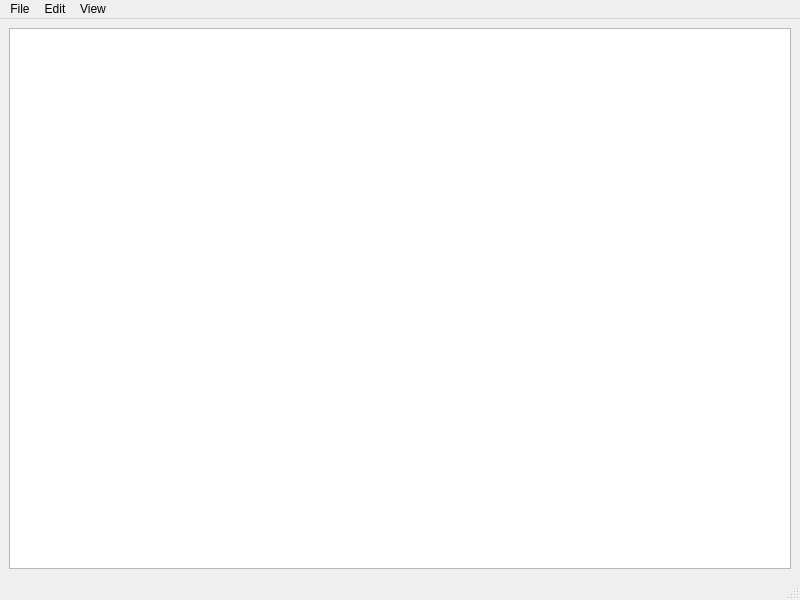
<?xml version="1.0" encoding="UTF-8"?>
<ui version="4.0">
 <class>MainWindow</class>
 <widget class="QMainWindow" name="MainWindow">
  <property name="geometry">
   <rect>
    <x>0</x>
    <y>0</y>
    <width>800</width>
    <height>600</height>
   </rect>
  </property>
  <property name="windowTitle">
   <string>MainWindow</string>
  </property>
  <widget class="QWidget" name="centralwidget">
   <layout class="QGridLayout" name="gridLayout">
    <item row="0" column="0">
     <widget class="QTextEdit" name="textEdit"/>
    </item>
   </layout>
  </widget>
  <widget class="QMenuBar" name="menubar">
   <property name="geometry">
    <rect>
     <x>0</x>
     <y>0</y>
     <width>800</width>
     <height>26</height>
    </rect>
   </property>
   <widget class="QMenu" name="menuFile">
    <property name="title">
     <string>File</string>
    </property>
    <addaction name="actionNew"/>
    <addaction name="actionOpen"/>
    <addaction name="separator"/>
    <addaction name="actionSave"/>
    <addaction name="actionSave_As"/>
   </widget>
   <widget class="QMenu" name="menuEdit">
    <property name="title">
     <string>Edit</string>
    </property>
    <addaction name="actionUndo"/>
    <addaction name="actionRedo"/>
    <addaction name="separator"/>
    <addaction name="actionCopy"/>
    <addaction name="actionCUt"/>
    <addaction name="actionPaste"/>
   </widget>
   <widget class="QMenu" name="menuView">
    <property name="title">
     <string>View</string>
    </property>
    <addaction name="actionDark_Mode"/>
    <addaction name="actionLight_Mode"/>
    <addaction name="separator"/>
    <addaction name="actionChange_FontSize"/>
   </widget>
   <addaction name="menuFile"/>
   <addaction name="menuEdit"/>
   <addaction name="menuView"/>
  </widget>
  <widget class="QStatusBar" name="statusbar"/>
  <action name="actionNew">
   <property name="text">
    <string>New</string>
   </property>
  </action>
  <action name="actionOpen">
   <property name="text">
    <string>Open</string>
   </property>
  </action>
  <action name="actionSave">
   <property name="text">
    <string>Save</string>
   </property>
  </action>
  <action name="actionSave_As">
   <property name="text">
    <string>Save As</string>
   </property>
  </action>
  <action name="actionUndo">
   <property name="text">
    <string>Undo</string>
   </property>
  </action>
  <action name="actionRedo">
   <property name="text">
    <string>Redo</string>
   </property>
  </action>
  <action name="actionCopy">
   <property name="text">
    <string>Copy</string>
   </property>
  </action>
  <action name="actionCUt">
   <property name="text">
    <string>Cut</string>
   </property>
  </action>
  <action name="actionPaste">
   <property name="text">
    <string>Paste</string>
   </property>
  </action>
  <action name="actionDark_Mode">
   <property name="text">
    <string>Dark Mode</string>
   </property>
  </action>
  <action name="actionLight_Mode">
   <property name="text">
    <string>Light Mode</string>
   </property>
  </action>
  <action name="actionChange_FontSize">
   <property name="text">
    <string>Change FontSize</string>
   </property>
  </action>
 </widget>
 <resources/>
 <connections/>
</ui>
